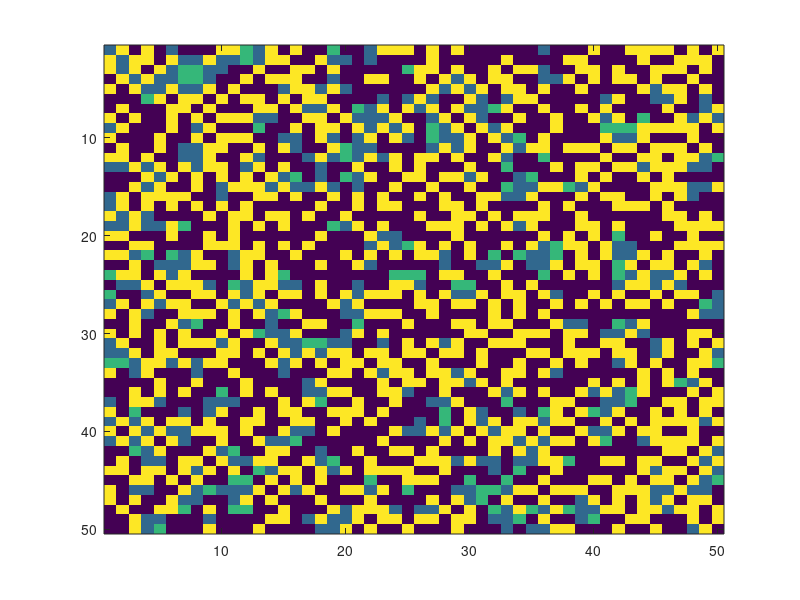

MATLAB code for this plot: (Note: this script raises an error after producing the figure.)
L = 50; 
b = 1.35;
grid = rand(L, L) > 0.5; % 1 = Cooperator, 0 = Defector

for gen = 1:100
    prev_grid = grid; 
    payoffs = zeros(L, L); % payoffs in von neumann neighbourhood
    for i = 1:L
        for j = 1:L
            neighbors = [mod(i-2,L)+1, j; mod(i,L)+1, j; i, mod(j-2,L)+1; i, mod(j,L)+1]; % i-1 or i+1 periodic boundaries coordinates in relation to focal playrt
            for k = 1:4
                ni = neighbors(k,1);
                nj = neighbors(k,2);
                if grid(i,j) == 1 && grid(ni,nj) == 1 %if focal coop and neighbour coop, payoff 1
                    payoffs(i,j) = payoffs(i,j)+1;
                elseif grid(i,j) == 0 && grid(ni,nj) == 1 %if focal defector and neighbour cooperator, payoff b
                    payoffs(i,j) = payoffs(i,j)+b;
                end
            end
        end
    end
    
    new_grid = grid;
    for i = 1:L
        for j = 1:L
            local_indices = [i, j; mod(i-2,L)+1, j; mod(i,L)+1, j; i, mod(j-2,L)+1; i, mod(j,L)+1]; %between focal and 4 neighbours
            [~, best_idx] = max(payoffs(sub2ind([L,L], local_indices(:,1), local_indices(:,2)))); %who has best payoff
            new_grid(i,j) = grid(local_indices(best_idx,1), local_indices(best_idx,2));
        end
    end

    outcome = zeros(L, L);
    outcome(~prev_grid & ~new_grid) = 1; %D->D
    outcome(prev_grid & new_grid)    = 2; %C->C
    outcome(~prev_grid & new_grid)   = 3; %D->C
    outcome(prev_grid & ~new_grid)   = 4; %C->D

    imagesc(outcome); 
    colormap(colororder({'r', 'b', 'g', 'y'}));
    clim([1 4]);
    title('Spatial Strategies, 100 Iterations', 'FontWeight', 'normal');
    set(gca, 'FontSize', 25, 'Xtick', [], 'Ytick', []);
    axis square;
    drawnow;
    grid = new_grid;
    pause(0.1);
end
